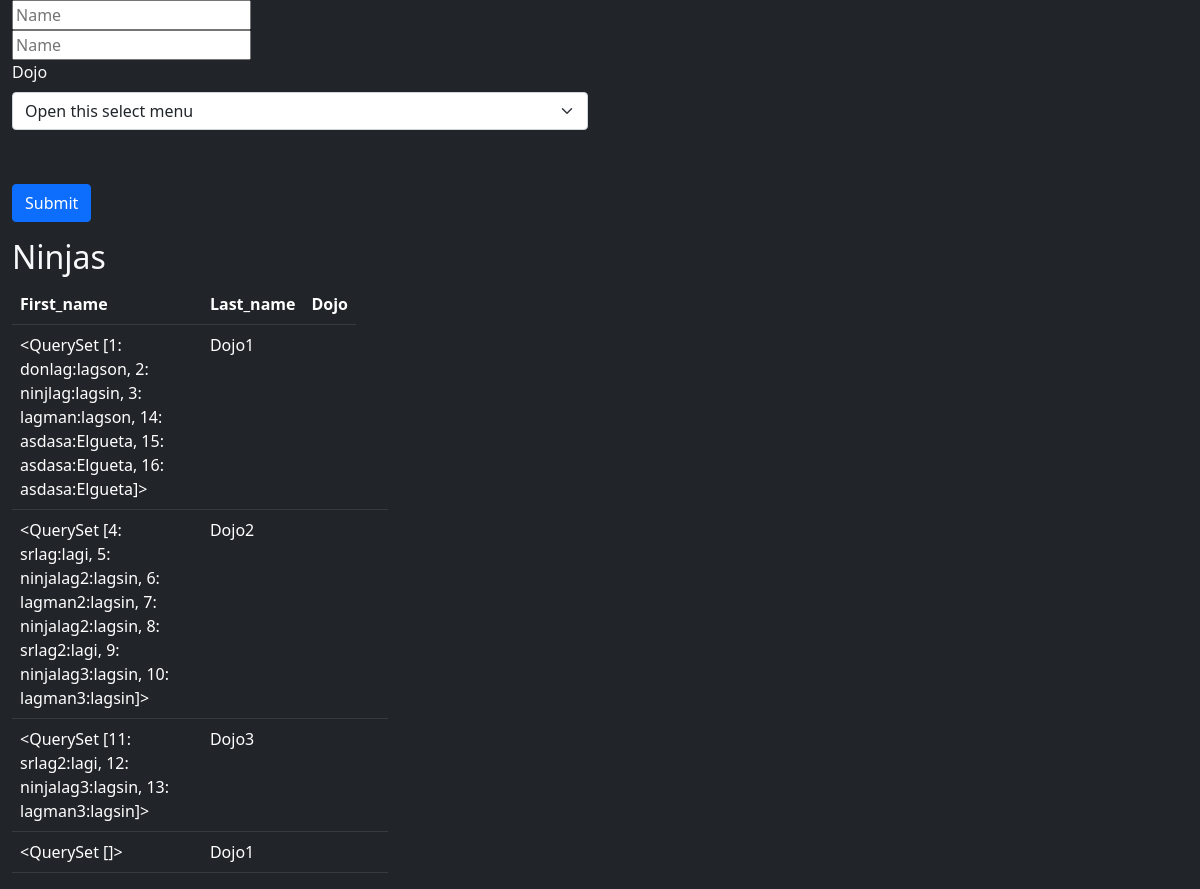
Page /dojos on the committed database.
### main/models.py (models this page shows, shortened)
class Dojos(models.Model):
    name = models.CharField(max_length=255)
    city = models.CharField(max_length=255)
    state = models.CharField(max_length=45)
    created_at = models.DateTimeField(auto_now_add=True)
    updated_at = models.DateTimeField(auto_now=True)
    desc = models.CharField(max_length=45,default="dojo antiguo")

class Ninjas(models.Model):
    first_name = models.CharField(max_length=255)
    last_name = models.CharField(max_length=255)
    Dojo = models.ForeignKey(Dojos, related_name="Ninja", on_delete = models.CASCADE)
    created_at = models.DateTimeField(auto_now_add=True)
    updated_at = models.DateTimeField(auto_now=True)
    def __repr__(self) -> str:
        return f'{self.id}: {self.first_name}:{self.last_name}'

### main/views.py (the view)
# urls.py: path('dojos',views.ninjas)
def ninjas (request):
    dojos = Dojos.objects.all()
    context = {
        'dojos' : dojos
    }
    return render(request, 'dojos.html',context)

### main/templates/dojos.html (shortened to what this page needs)
<!DOCTYPE html>
<html lang="en">
<head>
    <link href="https://cdn.jsdelivr.net/npm/bootstrap@5.0.2/dist/css/bootstrap.min.css" rel="stylesheet">
</head>
<body>
    <div class="container-fluid bg-dark min-vh-100">
        <div class="row">
            <form class="col-12" action="createninja" method="POST">
                <div class="row">
                    <div class="input-field col-8">
                        <input placeholder="Name" id="first_name" type="text" class="validate" name="first_name" required>
                        <label for="first_name">first_name</label>
                    </div>
                    <div class="input-field col-8">
                        <input placeholder="Name" id="first_name" type="text" class="validate" name="last_name" required>
                        <label for="last_name">last_name</label>
                    </div>
                    <div class="col-md-6">
                        <label for="Dojos" class="form-label text-light">Dojo</label>
                        <select class="form-select" aria-label="Default select example" name="dojo"required>
                            <option selected>Open this select menu</option>
                        </select>
                    </div>
                    <div class="input-field col-8">
                        <input type="submit" class="waves-effect waves-light btn">
                        <p class="text-center"></p><button type="submit" class="btn btn-primary">Submit</button></p>
                    </div>
                </div>
            </form>
            <div class="col-4">
                <h2 class="text-light">Ninjas</h2>
                <table class="table table-dark table-hover">
                    <tr>
                        <th>First_name</th>
                        <th>Last_name</th>
                        <th>Dojo</th>
                    </tr>
                    {%for dojo in dojos%}
                    <tr>
                        <td>{{dojo.Ninja.all}}</td>
                        <td>{{dojo.name}}</td>
                        <td></td>
                        <td></td>
                        <td></td>
                    </tr>
                    {% endfor %}
                </table>
            </div>
        </div>
    </div>
</body>
</html>

### rows in the picture
Dojos: Ninja.all "<QuerySet [1: donlag:lagson, 2: ninjlag:lagsin, 3: lagman:lagson, 14: asdasa:Elgueta, 15: asdasa:Elgueta, 16: asdasa:Elgueta]>", name "Dojo1"
Dojos: Ninja.all "<QuerySet [4: srlag:lagi, 5: ninjalag2:lagsin, 6: lagman2:lagsin, 7: ninjalag2:lagsin, 8: srlag2:lagi, 9: ninjalag3:lagsin, 10: lagman3:lagsin]>", name "Dojo2"
Dojos: Ninja.all "<QuerySet [11: srlag2:lagi, 12: ninjalag3:lagsin, 13: lagman3:lagsin]>", name "Dojo3"
Dojos: Ninja.all "<QuerySet []>", name "Dojo1"
